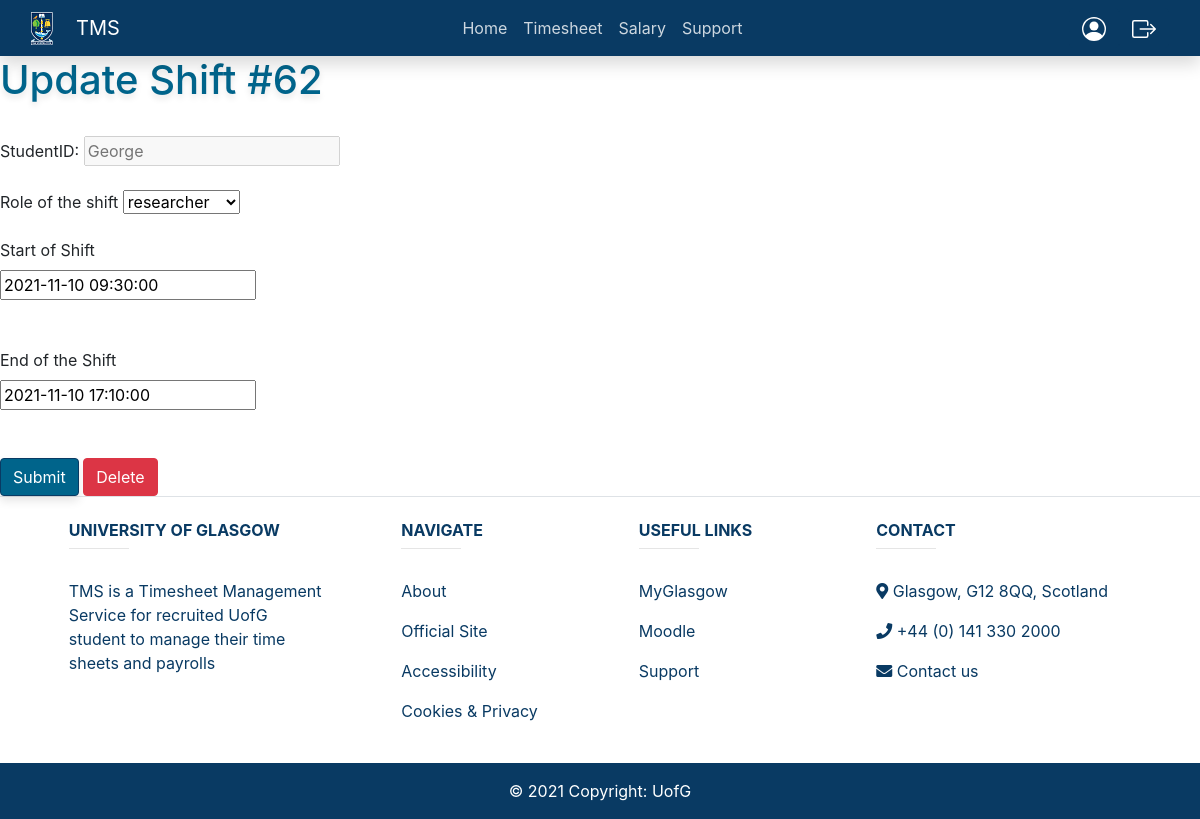
/update_shift/62 (signed in), run on the app's committed database.
### timesheet/models.py (models this page shows, shortened)
class Shift(models.Model):
    studentID = models.ForeignKey(User, blank=True, null=True, on_delete=models.CASCADE)
    date = models.DateTimeField('Date added', auto_now_add=True)
    role = models.ForeignKey(Roles, null=True, on_delete=models.SET_NULL)
    startHour = models.DateTimeField('Time started working')
    endHour = models.DateTimeField('Time finished working')
    verified = models.BooleanField(default=False)
    paid = models.BooleanField(default=False)

### timesheet/views.py (the view)
# urls.py: path('update_shift/<shift_id>', views.update_shift, name='update-shift'),
def update_shift(request, shift_id):
    shift = Shift.objects.get(pk=shift_id)
    if request.user == shift.studentID:
        if shift.verified:
            messages.success(request, "Shift #" + shift_id + " has been already verified and can't be modified anymore")
            return redirect('shifts')
        else:
            form = ShiftForm(request.POST or None, instance=shift)
            if form.is_valid():
                form.save()
                messages.success(request,"Shift #" +shift_id +" updated successfully")
                return redirect('shifts')
        return render(request, 'timesheet/update_shift.html', {
                'shift': shift,
                'form': form})
    else:
        messages.success(request, "You don't have permission to modify #" + shift_id +". Don't be sneaky!!!")
        return redirect('shifts')

### timesheet/form.py
class ShiftForm(ModelForm):
    class Meta:
        model = Shift
        exclude = ['studentID']         # Will be taken from the request
        fields = ('role', 'startHour','endHour')
        labels = {
            'startHour': 'Start of Shift',
            'endHour': 'End of Shift',
            }
        widgets = {
            'role': forms.Select(attrs={'class':'form-select'}),
            'startHour': DateTimePicker(attrs={
                    'data-target': '#datetimepicker1',
                }),
            'endHour': DateTimePicker(attrs={
                'data-target': '#datetimepicker2'
            })
        }

### members/models.py (called while the page is built)
    def __str__(self):
        return self.name

### timesheet/models.py (called while the page is built)
    def __str__(self):
        return self.name

### timesheet/templatetags/has_role.py (called while the page is built)
@register.filter(name='has_role')
def has_role(user,role_name):
    userRole = str(user.userprofile.title)
    if userRole == role_name:
        return True
    else:
        return False

### templates/timesheet/update_shift.html (shortened to what this page needs)
{% extends 'timesheet/base.html' %}
    {% block content %}
        <h1>Update Shift #{{ shift.id }}</h1>
        <br/>
        <form action="" method=POST>
        StudentID: <input class="col-xs-2" id="disabledInput" type="text" placeholder="{{ user }}" disabled> <br/> <br/>
        Role of the shift {{ form.role }} <br/> <br/>
        <label for="disabledTextInput" class="form-label">Start of Shift</label>
        <div class="col-xs-2">{{  form.startHour }}</div> <br/> <br/>
        <label for="disabledTextInput" class="form-label">End of the Shift</label>
        <div class="col-xs-2">{{  form.endHour }}</div> <br/> <br/>
            <input type="submit" value="Submit" class="btn btn-primary">
            <a class="btn btn-danger" href="{% url 'delete-shift' shift.id %}" role="button">Delete</a>
        </form>
    {% endblock %}

### static/css/base.css (style rules this page uses)
.btn-primary { background-color: #00648b; border-color: #093a63; box-shadow: 0px 5px 10px rgba(0, 0, 0, 0.1); }
html { height: 100%; -webkit-background-size: cover; -moz-background-size: cover; -o-background-size: cover; background-size: cover; background: white; background-repeat:no-repeat; background: linear-gradient(#f5f5f8, #eeeeee); }
h1 { color: #00648b; text-shadow: 0px 4px 6px rgba(0, 0, 0, 0.1);; }

### static/css/footer.css (style rules this page uses)
a { color: #093a63; }

### data on the page
Shift: id "62", role "researcher", startHour "2021-11-10 09:30:00", endHour "2021-11-10 17:10:00"
